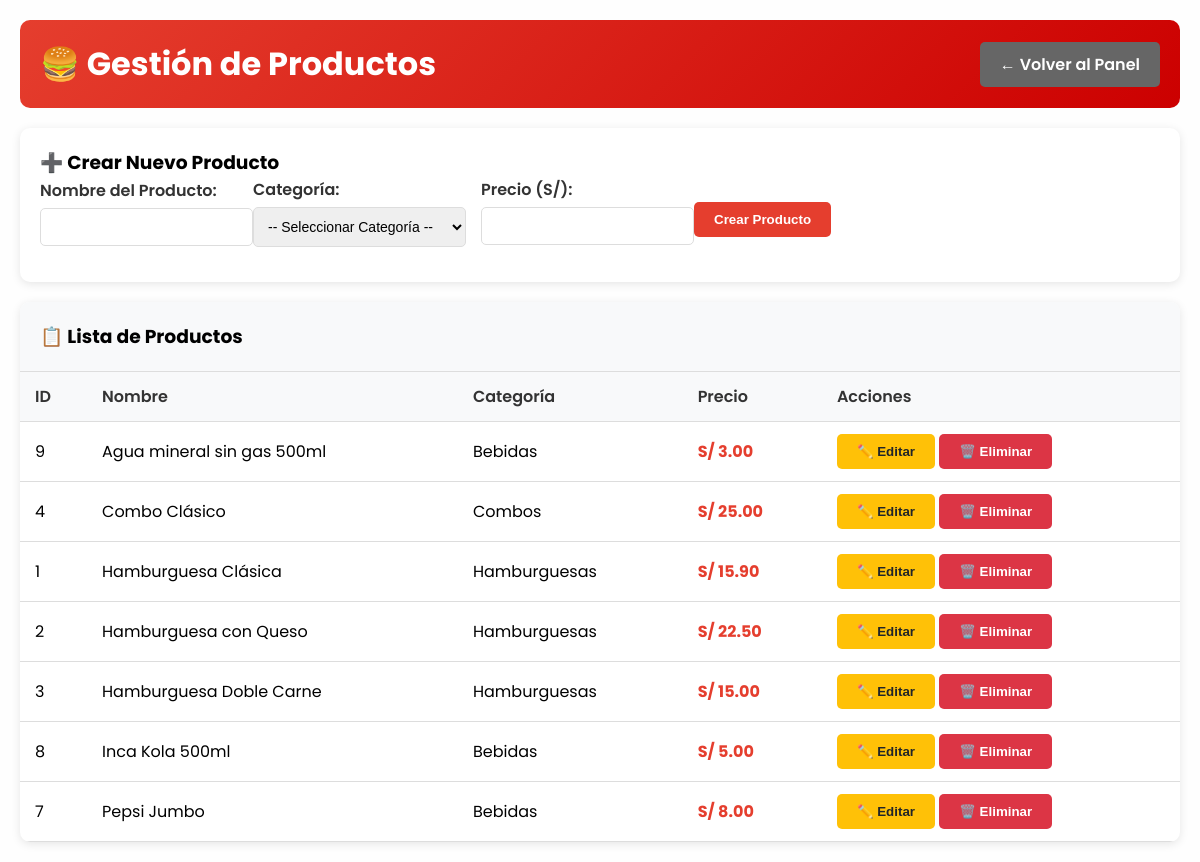
The app's page /admin/productos.php (signed in) with its own data.
### tables this page shows
CREATE TABLE `producto` (
  `ID_PRODUCTO` int(11) NOT NULL,
  `NOMB_PRODUCTO` varchar(100) NOT NULL,
  `ID_CATEGORIA` int(11) NOT NULL,
  `PRECIO` decimal(6,2) NOT NULL DEFAULT 0.00
);

CREATE TABLE `categoria` (
  `ID_CATEGORIA` int(11) NOT NULL,
  `NOMB_CATEGORIA` varchar(50) NOT NULL
);

### admin/productos.php (the view, shortened to what this page needs)
<?php
$conexion = getConnection();
$query = "SELECT p.*, c.NOMB_CATEGORIA
          FROM producto p
          INNER JOIN categoria c ON p.ID_CATEGORIA = c.ID_CATEGORIA
          ORDER BY p.NOMB_PRODUCTO";
$result = $conexion->query($query);
?>
<!DOCTYPE html>
<html lang="es">
<head>
    <link rel="stylesheet" href="../style.css">
</head>
<body>
    <div class="admin-container">
        <div class="admin-header">
            <h1>🍔 Gestión de Productos</h1>
            <a href="../plataforma.php" class="btn btn-secondary">← Volver al Panel</a>
        </div>
        <div class="form-container">
            <h3>➕ Crear Nuevo Producto</h3>
            <form method="POST">
                <div class="form-group">
                    <label for="nombre">Nombre del Producto:</label>
                    <input type="text" id="nombre" name="nombre" required maxlength="100">
                </div>
                <div class="form-row">
                    <div class="form-group">
                        <label for="categoria">Categoría:</label>
                        <select id="categoria" name="categoria" required>
                            <option value="">-- Seleccionar Categoría --</option>
                        </select>
                    </div>
                    <div class="form-group">
                        <label for="precio">Precio (S/):</label>
                        <input type="number" id="precio" name="precio" step="0.01" min="0" required>
                    </div>
                </div>
                <button type="submit" class="btn btn-primary">Crear Producto</button>
            </form>
        </div>
        <div class="table-container">
            <h3 style="padding: 20px; margin: 0; background: #f8f9fa; border-bottom: 1px solid #ddd;">
                📋 Lista de Productos
            </h3>
            <table>
                <thead>
                    <tr>
                        <th>ID</th>
                        <th>Nombre</th>
                        <th>Categoría</th>
                        <th>Precio</th>
                        <th>Acciones</th>
                    </tr>
                </thead>
                <tbody>
                    <?php if ($result->num_rows > 0): ?>
                        <?php while ($row = $result->fetch_assoc()): ?>
                            <tr>
                                <td><?php echo $row['ID_PRODUCTO']; ?></td>
                                <td><?php echo htmlspecialchars($row['NOMB_PRODUCTO']); ?></td>
                                <td><?php echo htmlspecialchars($row['NOMB_CATEGORIA']); ?></td>
                                <td class="precio">S/ <?php echo number_format($row['PRECIO'], 2); ?></td>
                                <td>
                                    <button class="btn btn-warning" onclick="editarProducto(<?php echo $row['ID_PRODUCTO']; ?>, '<?php echo htmlspecialchars($row['NOMB_PRODUCTO']); ?>', <?php echo $row['ID_CATEGORIA']; ?>, <?php echo $row['PRECIO']; ?>)">
                                        ✏️ Editar
                                    </button>
                                    <button class="btn btn-danger" onclick="eliminarProducto(<?php echo $row['ID_PRODUCTO']; ?>, '<?php echo htmlspecialchars($row['NOMB_PRODUCTO']); ?>')">
                                        🗑️ Eliminar
                                    </button>
                                </td>
                            </tr>
                        <?php endwhile; ?>
                    <?php else: ?>
                        <tr>
                            <td colspan="5" style="text-align: center; color: #666;">No hay productos registrados</td>
                        </tr>
                    <?php endif; ?>
                </tbody>
            </table>
        </div>
    </div>
</body>
</html>

### style.css (style rules this page uses)
* { margin: 0; padding: 0; box-sizing: border-box; text-decoration: none; list-style: none; }
html { scroll-behavior: smooth; }
body { font-family: 'poppins', sans-serif; background-color: #fefefe; }
form { display: flex; align-items: center; }
input { width: 450px; padding: 15px; border: 0; outline: none; margin-right: 10px; }

### admin/productos.php (style rules this page uses)
.admin-container { max-width: 1200px; margin: 0 auto; padding: 20px; }
.admin-header { background: linear-gradient(135deg, #e53e2e, #cc0000); color: white; padding: 20px; border-radius: 10px; margin-bottom: 20px; display: flex; justify-content: space-between; align-items: center; }
.btn { display: inline-block; padding: 10px 20px; border-radius: 5px; text-decoration: none; font-weight: 600; transition: background 0.3s ease; border: none; cursor: pointer; }
.btn-primary { background: #e53e2e; color: white; }
.btn-secondary { background: #666; color: white; }
.btn-danger { background: #dc3545; color: white; }
.btn-warning { background: #ffc107; color: #212529; }
.form-container { background: white; padding: 20px; border-radius: 10px; box-shadow: 0 2px 10px rgba(0,0,0,0.1); margin-bottom: 20px; }
.form-group { margin-bottom: 15px; }
.form-group label { display: block; margin-bottom: 5px; font-weight: 600; color: #333; }
.form-group input, .form-group select { width: 100%; padding: 10px; border: 1px solid #ddd; border-radius: 5px; font-size: 14px; }
.form-row { display: grid; grid-template-columns: 1fr 1fr; gap: 15px; }
.table-container { background: white; border-radius: 10px; box-shadow: 0 2px 10px rgba(0,0,0,0.1); overflow: hidden; }
table { width: 100%; border-collapse: collapse; }
th, td { padding: 12px 15px; text-align: left; border-bottom: 1px solid #ddd; }
th { background: #f8f9fa; font-weight: 600; color: #333; }
.precio { font-weight: bold; color: #e53e2e; }

### records on screen
producto: ID_PRODUCTO "9", NOMB_PRODUCTO "Agua mineral sin gas 500ml", ID_CATEGORIA.NOMB_CATEGORIA "Bebidas", PRECIO "3.00"
producto: ID_PRODUCTO "4", NOMB_PRODUCTO "Combo Clásico", ID_CATEGORIA.NOMB_CATEGORIA "Combos", PRECIO "25.00"
producto: ID_PRODUCTO "1", NOMB_PRODUCTO "Hamburguesa Clásica", ID_CATEGORIA.NOMB_CATEGORIA "Hamburguesas", PRECIO "15.90"
producto: ID_PRODUCTO "2", NOMB_PRODUCTO "Hamburguesa con Queso", ID_CATEGORIA.NOMB_CATEGORIA "Hamburguesas", PRECIO "22.50"
producto: ID_PRODUCTO "3", NOMB_PRODUCTO "Hamburguesa Doble Carne", ID_CATEGORIA.NOMB_CATEGORIA "Hamburguesas", PRECIO "15.00"
producto: ID_PRODUCTO "8", NOMB_PRODUCTO "Inca Kola 500ml", ID_CATEGORIA.NOMB_CATEGORIA "Bebidas", PRECIO "5.00"
producto: ID_PRODUCTO "7", NOMB_PRODUCTO "Pepsi Jumbo", ID_CATEGORIA.NOMB_CATEGORIA "Bebidas", PRECIO "8.00"
